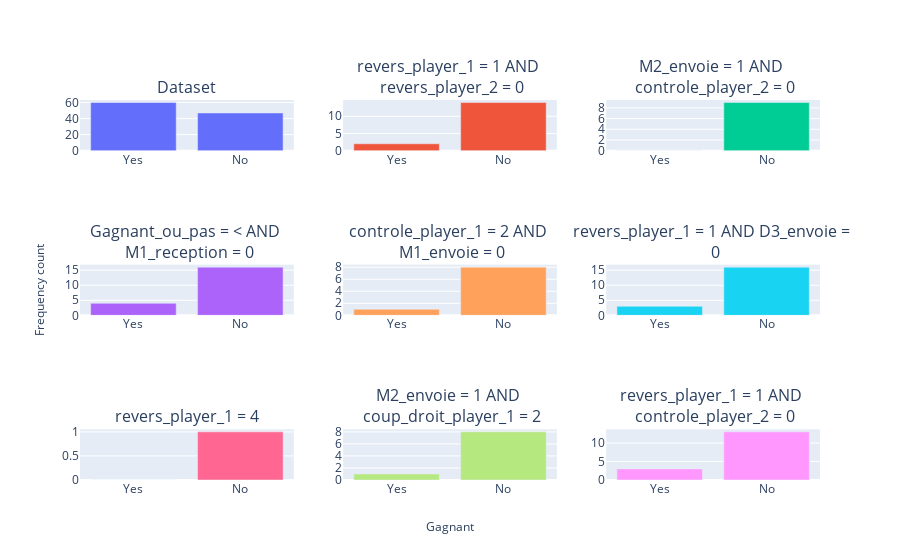

Notebook code for this chart:
### Code cell
target_columns = ['Gagnant']
clf = emm.EMM(width=10, depth=2, evaluation_metric='distribution_cosine')
clf.search(ft_data, target_cols=target_columns)
clf.visualise(subgroups=8, cols=3)

### Figure 1 — Plotly figure (JSON) as saved in the notebook; plotly's stock layout.template omitted (floating-point values rounded to 4 significant figures)
{"data": [{"type": "bar", "x": ["Yes", "No"], "xaxis": "x", "y": [60, 47], "yaxis": "y"}, {"type": "bar", "x": ["Yes", "No"], "xaxis": "x2", "y": [2, 14], "yaxis": "y2"}, {"type": "bar", "x": ["Yes", "No"], "xaxis": "x3", "y": [0, 9], "yaxis": "y3"}, {"type": "bar", "x": ["Yes", "No"], "xaxis": "x4", "y": [4, 16], "yaxis": "y4"}, {"type": "bar", "x": ["Yes", "No"], "xaxis": "x5", "y": [1, 8], "yaxis": "y5"}, {"type": "bar", "x": ["Yes", "No"], "xaxis": "x6", "y": [3, 16], "yaxis": "y6"}, {"type": "bar", "x": ["Yes", "No"], "xaxis": "x7", "y": [0, 1], "yaxis": "y7"}, {"type": "bar", "x": ["Yes", "No"], "xaxis": "x8", "y": [1, 8], "yaxis": "y8"}, {"type": "bar", "x": ["Yes", "No"], "xaxis": "x9", "y": [3, 13], "yaxis": "y9"}], "layout": {"annotations": [{"font": {"size": 16}, "showarrow": false, "text": "Dataset", "x": 0.1444, "xanchor": "center", "xref": "paper", "y": 1, "yanchor": "bottom", "yref": "paper"}, {"font": {"size": 16}, "showarrow": false, "text": "revers_player_1 = 1 AND <br> revers_player_2 = 0", "x": 0.5, "xanchor": "center", "xref": "paper", "y": 1, "yanchor": "bottom", "yref": "paper"}, {"font": {"size": 16}, "showarrow": false, "text": "M2_envoie = 1 AND <br> controle_player_2 = 0", "x": 0.8556, "xanchor": "center", "xref": "paper", "y": 1, "yanchor": "bottom", "yref": "paper"}, {"font": {"size": 16}, "showarrow": false, "text": "Gagnant_ou_pas = < AND <br> M1_reception = 0", "x": 0.1444, "xanchor": "center", "xref": "paper", "y": 0.5667, "yanchor": "bottom", "yref": "paper"}, {"font": {"size": 16}, "showarrow": false, "text": "controle_player_1 = 2 AND <br> M1_envoie = 0", "x": 0.5, "xanchor": "center", "xref": "paper", "y": 0.5667, "yanchor": "bottom", "yref": "paper"}, {"font": {"size": 16}, "showarrow": false, "text": "revers_player_1 = 1 AND D3_envoie = <br> 0", "x": 0.8556, "xanchor": "center", "xref": "paper", "y": 0.5667, "yanchor": "bottom", "yref": "paper"}, {"font": {"size": 16}, "showarrow": false, "text": "revers_player_1 = 4", "x": 0.1444, "xanchor": "center", "xref": "paper", "y": 0.1333, "yanchor": "bottom", "yref": "paper"}, {"font": {"size": 16}, "showarrow": false, "text": "M2_envoie = 1 AND <br> coup_droit_player_1 = 2", "x": 0.5, "xanchor": "center", "xref": "paper", "y": 0.1333, "yanchor": "bottom", "yref": "paper"}, {"font": {"size": 16}, "showarrow": false, "text": "revers_player_1 = 1 AND <br> controle_player_2 = 0", "x": 0.8556, "xanchor": "center", "xref": "paper", "y": 0.1333, "yanchor": "bottom", "yref": "paper"}, {"showarrow": false, "text": "Gagnant", "x": 0.5, "xref": "paper", "y": -0.15, "yref": "paper"}, {"showarrow": false, "text": "Frequency count", "textangle": -90, "x": -0.07, "xref": "paper", "y": 0.5, "yref": "paper"}], "showlegend": false, "xaxis": {"anchor": "y", "domain": [0, 0.2889]}, "xaxis2": {"anchor": "y2", "domain": [0.3556, 0.6444]}, "xaxis3": {"anchor": "y3", "domain": [0.7111, 1]}, "xaxis4": {"anchor": "y4", "domain": [0, 0.2889]}, "xaxis5": {"anchor": "y5", "domain": [0.3556, 0.6444]}, "xaxis6": {"anchor": "y6", "domain": [0.7111, 1]}, "xaxis7": {"anchor": "y7", "domain": [0, 0.2889]}, "xaxis8": {"anchor": "y8", "domain": [0.3556, 0.6444]}, "xaxis9": {"anchor": "y9", "domain": [0.7111, 1]}, "yaxis": {"anchor": "x", "domain": [0.8667, 1]}, "yaxis2": {"anchor": "x2", "domain": [0.8667, 1]}, "yaxis3": {"anchor": "x3", "domain": [0.8667, 1]}, "yaxis4": {"anchor": "x4", "domain": [0.4333, 0.5667]}, "yaxis5": {"anchor": "x5", "domain": [0.4333, 0.5667]}, "yaxis6": {"anchor": "x6", "domain": [0.4333, 0.5667]}, "yaxis7": {"anchor": "x7", "domain": [0, 0.1333]}, "yaxis8": {"anchor": "x8", "domain": [0, 0.1333]}, "yaxis9": {"anchor": "x9", "domain": [0, 0.1333]}}}
